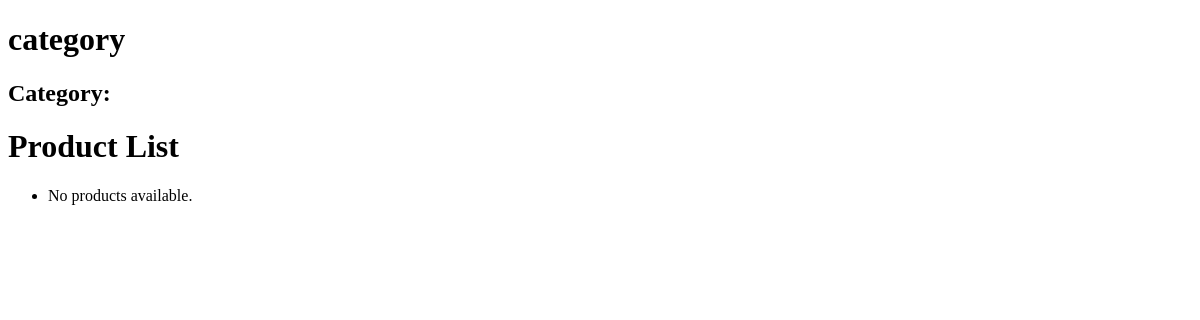
The app's page /test, older data.
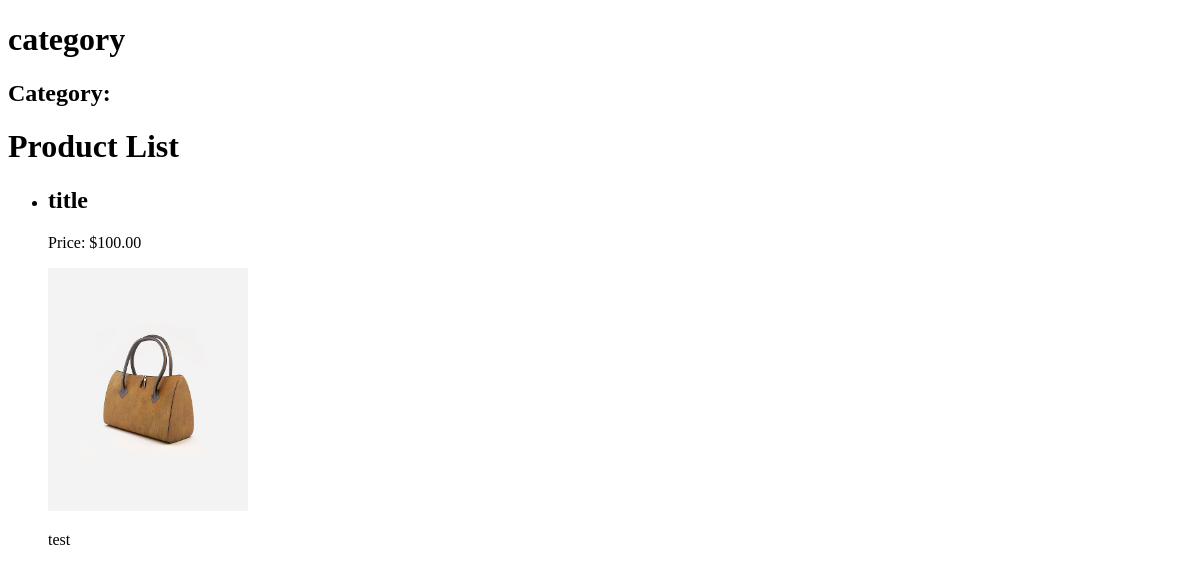
The same page, newer data.
### products/models.py (models this page shows, shortened)
class Product(models.Model):
    SubCategory = models.ForeignKey(SubCategory,on_delete=models.CASCADE,related_name='SubCategory')
    title =models.CharField(max_length=100)
    slug = models.SlugField(max_length=100)
    price =models.DecimalField(max_digits=10,decimal_places=2)
    description =HTMLField()
    image =models.ImageField(upload_to='Whoesale/products')
    class Meta:
        ordering = ('id',)
        verbose_name = ('products ')
        verbose_name_plural = ('Testproductold')

### products/views.py (the view)
# urls.py: path('test',views.Product.as_view(), name='test'),
class Product(ListView):
    model = Product
    template_name = 'products/test.html'
    context_object_name = 'products'

### templates/products/test.html (shortened to what this page needs)
{% load static %}
<!DOCTYPE html>
<html lang="en">
<head>
</head>
<body>
    <h1>category</h1>
    <h2>Category: {{ products.0.category.title }}</h2>
    <h1>Product List</h1>
    <ul>
        {% for products in products %}
            <li>
                <h2>{{ products.title }}</h2>
                <p>Price: ${{ products.price }}</p>
                <img src="{{ products.image.url }}" alt="{{ products.title }}" width="200">
            </li>
            <p>{{ products.description|safe }}</p>
        {% empty %}
            <li>No products available.</li>
        {% endfor %}
    </ul>
</body>
</html>

Row changes from the older to the newer data that the page shows:
added Product: title "title", price "100.00", image (picture), description "test"
Text that changed along with them:
text no longer shown: "No products available."
